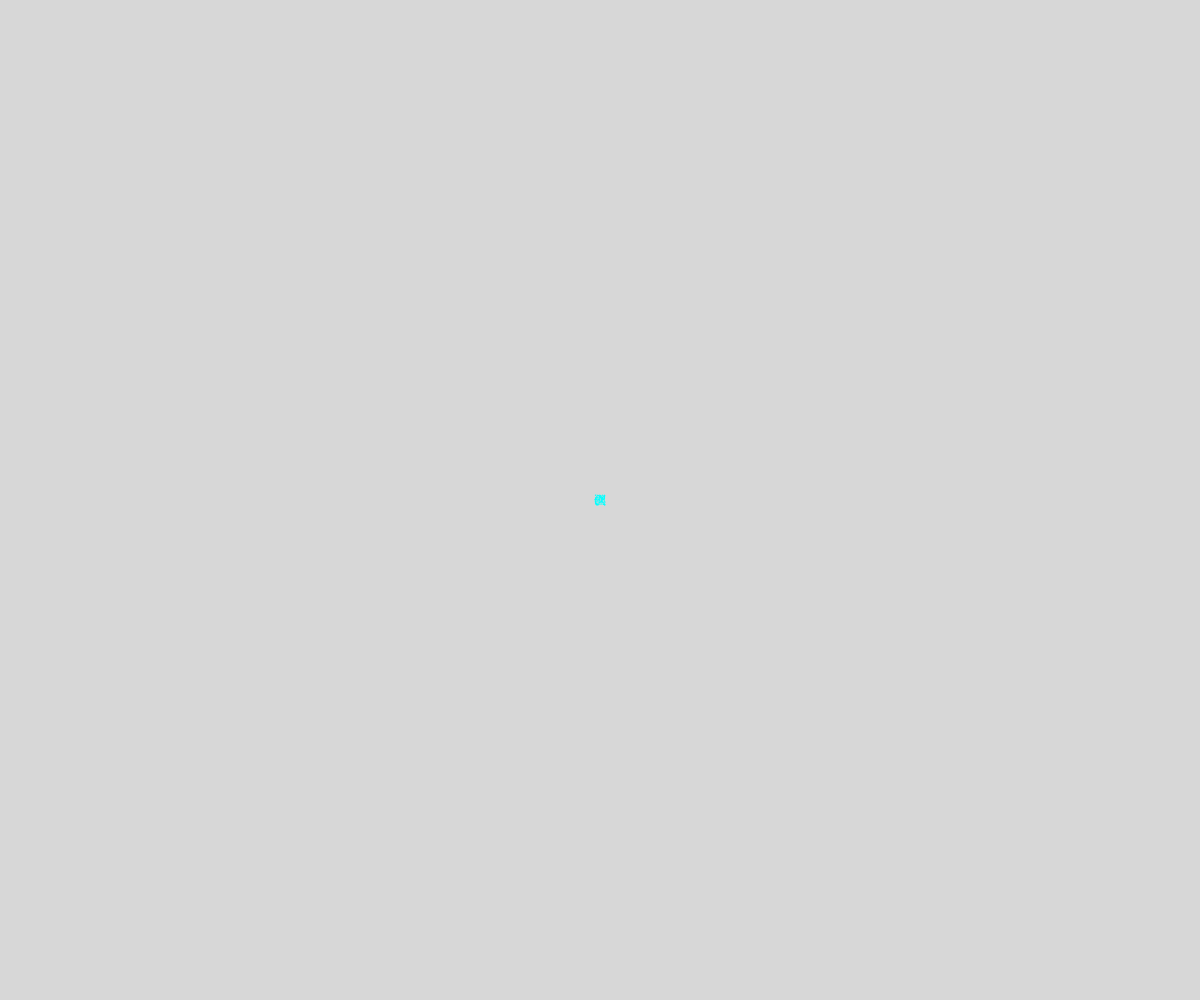
Frame 1 (no input)
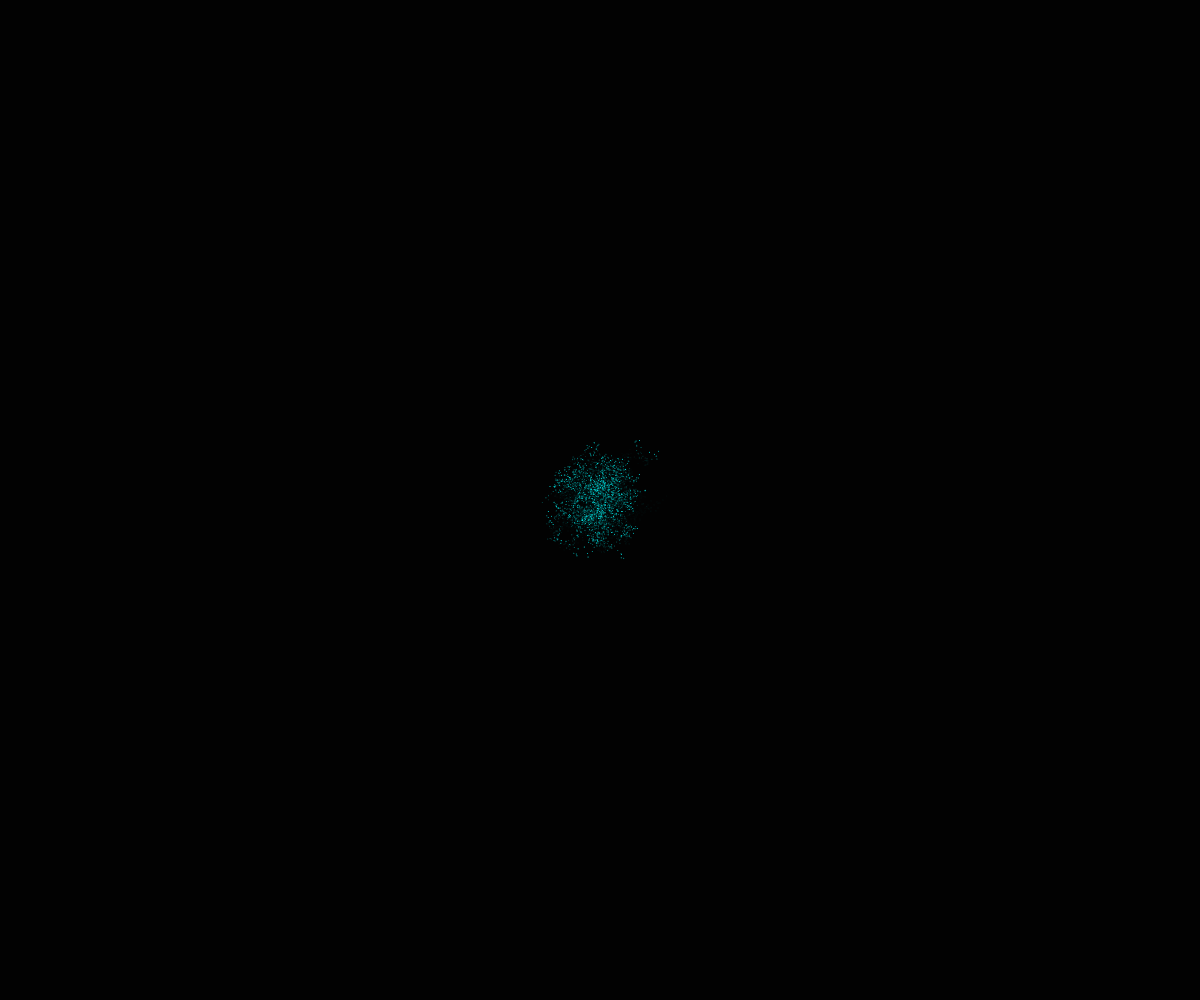
Frame 60 (no input)
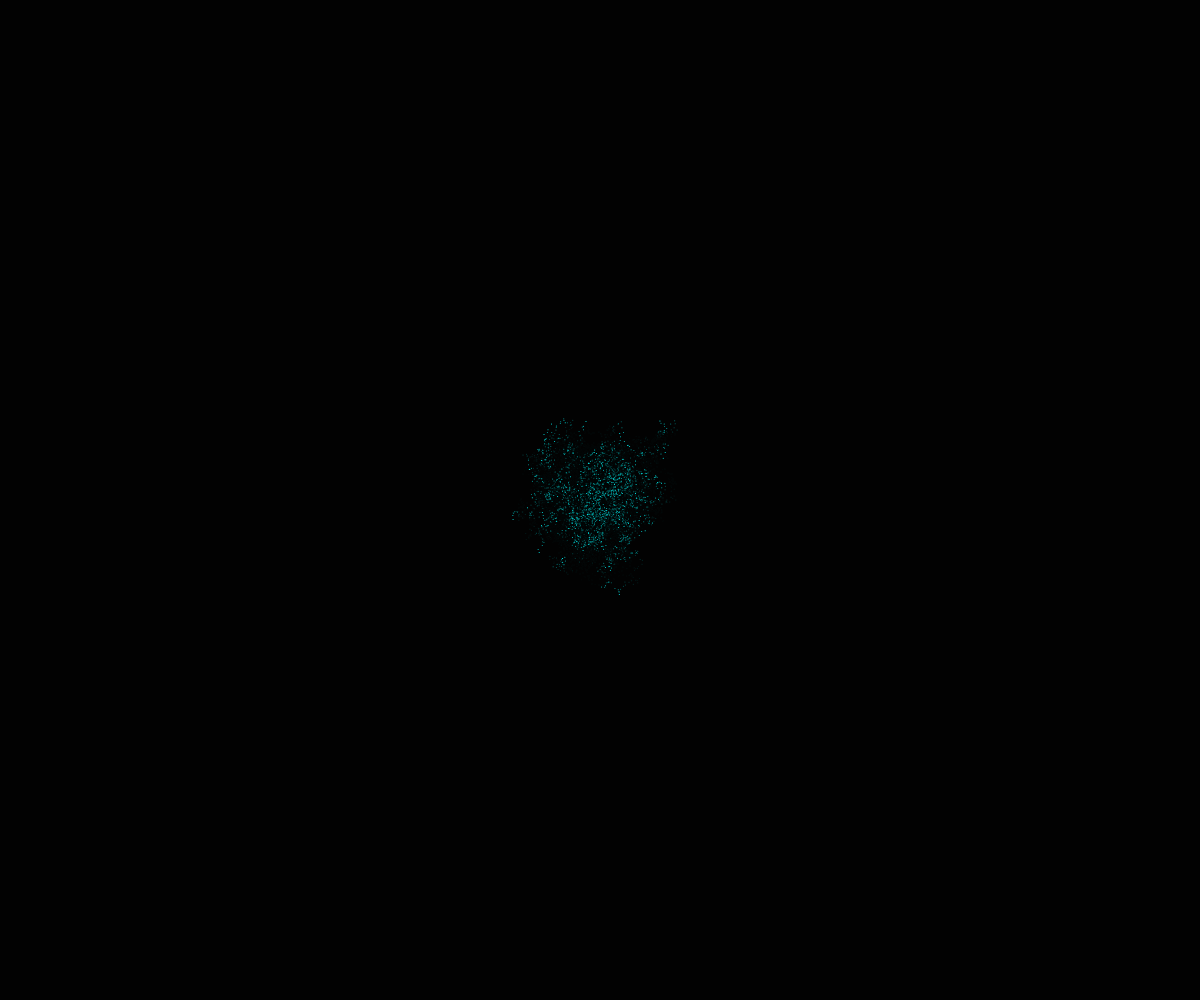
Frame 120 (the mouse pressed at the canvas centre since frame 60)

The p5.js sketch that drew these frames (run headless with seeded random() and noise() and a simulated clock; from frame 60 on, the mouse is pressed at the canvas centre):

// p5.js sketch
// ── sketch.js
let p=[];
function setup(){
  createCanvas(windowWidth,windowHeight);
  for(let i=0;i<200;i++)
    p.push(createVector(width/2,height/2));
}
function draw(){
  background(0,40);
  stroke(0,255,255);
  for(let v of p){
    v.x+=random(-5,5);
    v.y+=random(-5,5);
    point(v.x,v.y);
  }
}
